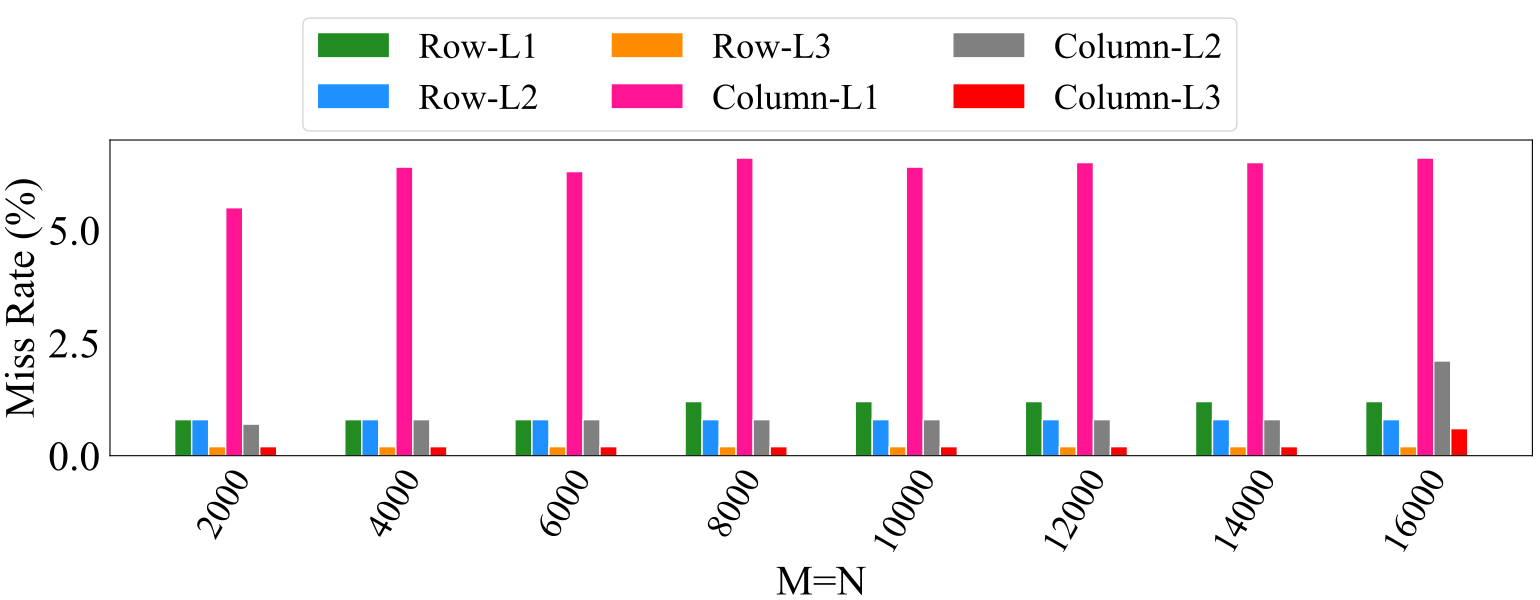

Source code (Python):
import numpy as np
from matplotlib import pyplot as plt

plt.rc('font', family='Times New Roman', size=30)

def autolabel(rects,Num=1,rotation1=60,NN=1):
	for rect in rects:
		height = rect.get_height()
		plt.text(rect.get_x()-0.04+rect.get_width()/2., Num*height, '%s' % float(height*NN),rotation=rotation1)

def draw_Histogram():
	fig = plt.figure(figsize=(16,6))

	bx = fig.add_subplot(1,1,1)

	x  = [1,2,3,4,5,6,7,8]
	Y1 = [0.8,0.8,0.8,1.2,1.2,1.2,1.2,1.2]
	Y2 = [0.8,0.8,0.8,0.8,0.8,0.8,0.8,0.8]
	Y3 = [0.2,0.2,0.2,0.2,0.2,0.2,0.2,0.2]
	Y4 = [5.5,6.4,6.3,6.6,6.4,6.5,6.5,6.6]
	Y5 = [0.7,0.8,0.8,0.8,0.8,0.8,0.8,2.1]
	Y6 = [0.2,0.2,0.2,0.2,0.2,0.2,0.2,0.6]

	index = np.arange(8)+1  
	bar_width = 0.1
	opacity = 1.0
	rec1 = plt.bar(index-bar_width*2.5,Y1,bar_width,alpha=opacity,facecolor = 'forestgreen',edgecolor = 'white',label='Row-L1')
	rec2 = plt.bar(index-bar_width*1.5,Y2,bar_width,alpha=opacity,facecolor = 'dodgerblue',edgecolor = 'white',label='Row-L2')
	rec3 = plt.bar(index-bar_width*0.5,Y3,bar_width,alpha=opacity,facecolor = 'darkorange',edgecolor = 'white',label='Row-L3')
	rec4 = plt.bar(index+bar_width*0.5,Y4,bar_width,alpha=opacity,facecolor = 'deeppink',edgecolor = 'white',label='Column-L1')
	rec5 = plt.bar(index+bar_width*1.5,Y5,bar_width,alpha=opacity,facecolor = 'grey',edgecolor = 'white',label='Column-L2')
	rec6 = plt.bar(index+bar_width*2.5,Y6,bar_width,alpha=opacity,facecolor = 'red',edgecolor = 'white',label='Column-L3')

	plt.ylim(0,7)
	plt.xticks(x ,['2000','4000','6000','8000','10000','12000','14000','16000'],rotation=60,fontsize=26) 
	bx.tick_params(left=False, bottom=False)
	plt.xlabel('M=N')   
	plt.ylabel('Miss Rate (%)')
	# plt.legend()
	
	lines, labels = fig.axes[-1].get_legend_handles_labels()
	fig.legend(lines, labels, loc = 'upper center', ncol = 3, fontsize=26)

	plt.show() 

draw_Histogram()
